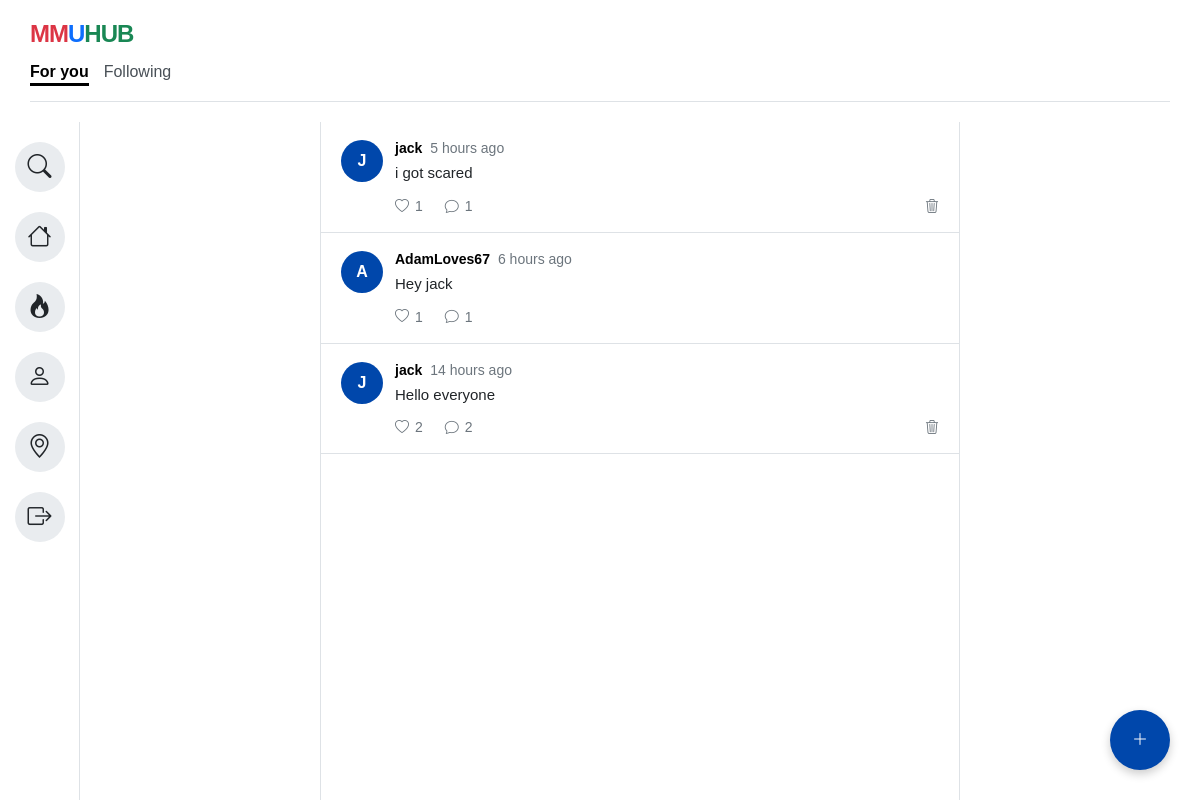
/Homepage.html (signed in), run on an earlier commit of the app's database.
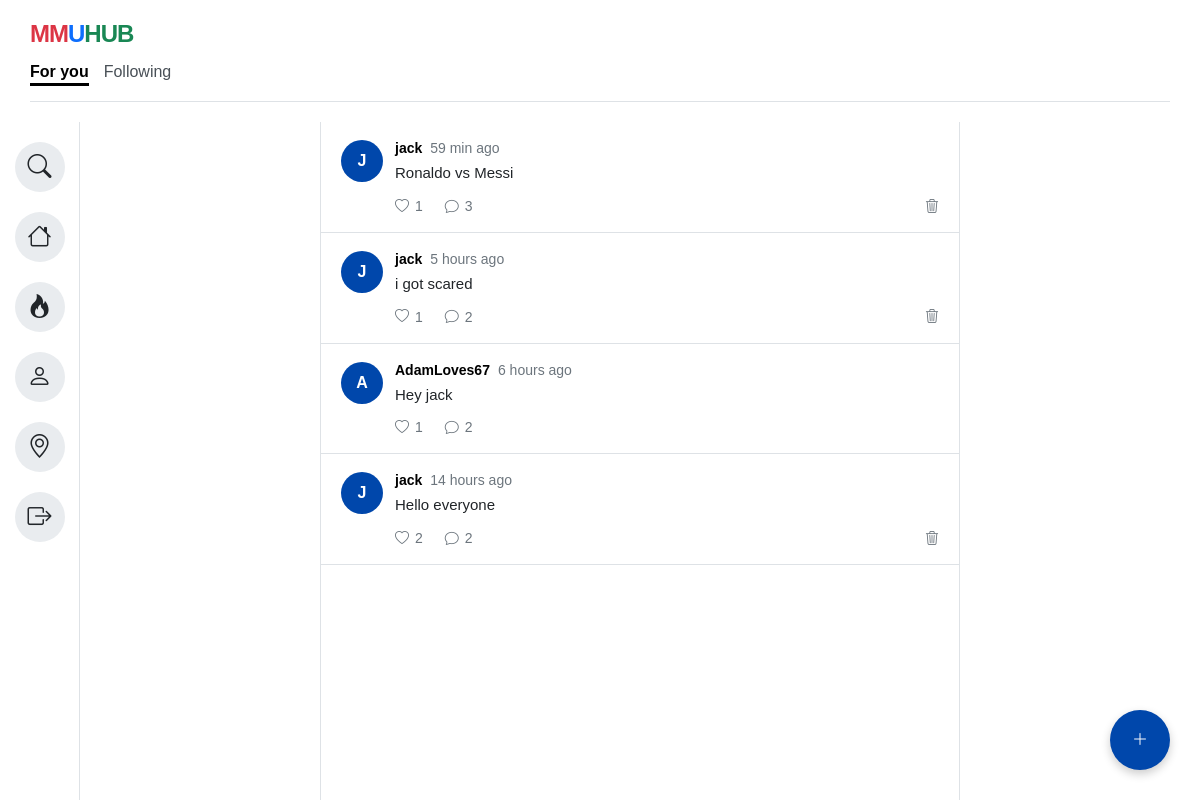
And on a later commit of the database.
### tables this page shows
CREATE TABLE posts (
        id INTEGER PRIMARY KEY AUTOINCREMENT,
        user_id INTEGER,
        content TEXT,
        created_at TIMESTAMP DEFAULT CURRENT_TIMESTAMP,
        FOREIGN KEY(user_id) REFERENCES users(id)
    );

CREATE TABLE users (
    id INTEGER PRIMARY KEY AUTOINCREMENT,
    username TEXT UNIQUE NOT NULL,
    email TEXT UNIQUE NOT NULL,
    password TEXT NOT NULL,
    bio TEXT DEFAULT ''
);

### app.py (the view)
@app.route("/Homepage.html")
def homepage():
    if "user" not in session:
        return redirect(url_for("login_page"))
    posts = get_all_posts()
    formatted_posts = []
    for post in posts:
        formatted_posts.append({
    "id": post[0],
    "username": post[1],
    "content": post[2],
    "time": time_ago(post[3]),
    "likes": get_like_count(post[0])["likes"],
    "comments": get_comment_count(post[0])
})
    return render_template(
        "Homepage.html",
        username=session["user"]["username"],
        posts=formatted_posts
    )

### comments.py (called while the page is built)
def get_comment_count(post_id):
    conn = connect()
    cursor = conn.cursor()
    cursor.execute(
        "SELECT COUNT(*) FROM comments WHERE post_id=?",
        (post_id,)
    )
    count = cursor.fetchone()[0]
    conn.close()
    return count

### database.py (called while the page is built)
def connect():
    return sqlite3.connect("app.db")

### likes.py (called while the page is built)
def get_like_count(post_id):
    conn = connect()
    cursor = conn.cursor()
    cursor.execute(
        "SELECT COUNT(*) FROM likes WHERE post_id=?",
        (post_id,)
    )
    count = cursor.fetchone()[0]
    conn.close()
    return {"likes": count}

### posts.py (called while the page is built)
def get_all_posts():
    conn = connect()
    cursor = conn.cursor()
    cursor.execute("""
        SELECT
            posts.id,
            users.username,
            posts.content,
            posts.created_at
        FROM posts
        JOIN users
            ON posts.user_id = users.id
        ORDER BY posts.created_at DESC
    """)
    posts = cursor.fetchall()
    conn.close()
    return posts

### templates/Homepage.html (shortened to what this page needs)
<!DOCTYPE html>
<html lang="en">
<head>
<link rel="stylesheet"
      href="{{ url_for('static', filename='style.css') }}">
    <link rel="stylesheet" href="https://cdn.jsdelivr.net/npm/bootstrap-icons@1.11.1/font/bootstrap-icons.css">
</head>
<body>
    <div class="app-background">
        <div class="main-container">
            <header>
                <div class="logo">
                    <span class="red">MM</span><span class="blue">U</span><span class="green">HUB</span>
                </div>
                <div class="tabs">
                    <div class="tab-item active"><a href="Homepage.html">For you</a></div>
                    <div class="tab-item"><a href="Following.html">Following</a></div>
                </div>
                <hr class="header-line">
            </header>
            <div class="content-wrapper">
                <aside class="sidebar">
                    <div class="icon-group">
                      <a href="Search.html" class="icon-circle" data-tooltip="Search"><i class="bi bi-search"></i></a>
                      <a href="Homepage.html" class="icon-circle" data-tooltip="Home"><i class="bi bi-house"></i></a>
                      <a href="Trending.html" class="icon-circle" data-tooltip="Trending"><i class="bi bi-fire"></i></a>
                      <a href="Profile.html" class="icon-circle" data-tooltip="Profile"><i class="bi bi-person"></i></a>
                      <a href="Map.html" class="icon-circle" data-tooltip="Map"><i class="bi bi-geo-alt"></i></a>
                      <a href="/logout" class="icon-circle logout-icon" data-tooltip="Logout"><i class="bi bi-box-arrow-right"></i></a>
                    </div>
                </aside>
                <main class="content-area">
                    <section class="feed-container">
                        {% for post in posts %}
<article class="feed-post">
    <div class="feed-avatar avatar-blue">
        {{ post.username[0]|upper }}
    </div>
    <div class="feed-post-body">
        <div class="feed-post-header">
            <strong>{{ post.username }}</strong>
            <span>{{ post.time }}</span>
        </div>
        <p>{{ post.content }}</p>
        <div class="feed-actions">
    <button
        type="button"
        class="like-btn"
        data-post-id="{{ post.id }}">
        <i class="bi bi-heart"></i>
        <span class="like-count">{{ post.likes }}</span>
    </button>
    <button
    type="button"
    class="comment-btn"
    data-post-id="{{ post.id }}">
    <i class="bi bi-chat"></i>
    <span class="comment-count">{{ post.comments }}</span>
    </button>
    {% if post.username == username %}
    <button
        type="button"
        class="delete-btn"
        data-post-id="{{ post.id }}"
        title="Delete Post">
        <i class="bi bi-trash3"></i>
    </button>
    {% endif %}
</div>
    </div>
</article>
{% endfor %}
                    </section>
                    <div id="createPostBtn" class="createPostBtn" data-tooltip="New Post">
                        <i class="bi bi-plus-lg"></i>
                    </div>
                </main>
            </div>
        </div>
    </div>
</body>
</html>

### static/style.css (style rules this page uses)
* { box-sizing: border-box; margin: 0; padding: 0; font-family: Arial, sans-serif; }
body, html { height: 100%; width: 100%; overflow: hidden; }
.app-background { background-color: #212529; width: 100vw; height: 100vh; display: flex; justify-content: center; align-items: center; padding: 0; }
.main-container { background-color: #ffffff; width: 100%; height: 100%; display: flex; flex-direction: column; overflow: hidden; }
header { padding: 20px 30px; }
.logo { font-size: 24px; font-weight: bold; letter-spacing: -1px; margin-bottom: 15px; }
.logo .red { color: #dc3545; }
.logo .blue { color: #0d6efd; }
.logo .green { color: #198754; }
a { text-decoration: none; color: inherit; }
.tabs { display: flex; gap: 15px; font-size: 16px; color: #495057; }
.tab-item { position: relative; padding-bottom: 5px; cursor: pointer; }
.tab-item.active { font-weight: bold; color: #000000; cursor: default; }
.tab-item::after { content: ''; position: absolute; left: 0; bottom: 0; width: 100%; height: 3px; background-color: #000000; transform: scaleX(0); transition: transform 0.2s ease-in-out; transform-origin: center; }
.tab-item.active::after { transform: scaleX(1); }
.tab-item:not(.active) { cursor: pointer; }
.header-line { margin-top: 15px; border: none; border-bottom: 1px solid #dee2e6; }
.content-wrapper { display: flex; justify-content: center; position: relative; flex: 1; min-height: 0; }
.sidebar { width: 80px; background-color: #ffffff; border-right: 1px solid #dee2e6; display: flex; flex-direction: column; align-items: center; padding: 20px 0; }
.icon-group { display: flex; flex-direction: column; gap: 20px; }
.icon-circle { width: 50px; height: 50px; background-color: #e9ecef; border-radius: 50%; display: flex; justify-content: center; align-items: center; font-size: 24px; color: #212529; cursor: pointer; transition: background-color 0.2s; position: relative; }
.content-area { flex: 1; background-color: #ffffff; position: relative; overflow-y: auto; }
.feed-container { width: 100%; max-width: 640px; min-height: 100%; border-left: 1px solid #dee2e6; border-right: 1px solid #dee2e6; background-color: #ffffff; margin: 0 auto; }
.feed-post { display: flex; gap: 12px; padding: 18px 20px; border-bottom: 1px solid #dee2e6; }
.feed-avatar { width: 42px; height: 42px; border-radius: 50%; color: #ffffff; display: flex; align-items: center; justify-content: center; font-weight: 700; flex-shrink: 0; }
.avatar-blue { background-color: #0047AB; }
.feed-post-body { min-width: 0; flex: 1; }
.feed-post-header { display: flex; align-items: center; gap: 8px; flex-wrap: wrap; margin-bottom: 6px; font-size: 14px; }
.feed-post-header span { color: #6c757d; }
.feed-post-body p { font-size: 15px; line-height: 1.45; color: #212529; }
.feed-actions { display: flex; gap: 22px; margin-top: 14px; }
.feed-actions button { border: none; background: none; color: #6c757d; display: flex; align-items: center; gap: 6px; font-size: 14px; cursor: pointer; padding: 0; }
.createPostBtn { position: fixed; bottom: 30px; right: 30px; z-index: 999; width: 60px; height: 60px; border-radius: 50%; background-color: #0047AB; color: white; display: flex; justify-content: center; align-items: center; box-shadow: 0 4px 10px rgba(0,0,0,0.2); cursor: pointer; }
[data-tooltip]::after { content: attr(data-tooltip); position: absolute; left: 65px; background-color: #212529; color: #ffffff; padding: 6px 12px; border-radius: 6px; font-size: 13px; white-space: nowrap; opacity: 0; visibility: hidden; transition: opacity 0.2s ease, visibility 0.2s ease; pointer-events: none; z-index: 100; }
.createPostBtn[data-tooltip]::after { left: auto; right: 70px; bottom: 17px; }
.delete-btn { background: transparent; border: none; color: #9ca3af; cursor: pointer; font-size: 16px; margin-left: auto; transition: all .2s ease; }
.logout-icon { margin-top: auto; }

What changed in the data, as far as the page shows it:
added posts: username "J", username "jack", time "59 min ago", content "Ronaldo vs Messi", likes "1", comments "3"
computed for posts "i got scared": comments "1" → "2"
computed for posts "Hey jack": comments "1" → "2"
